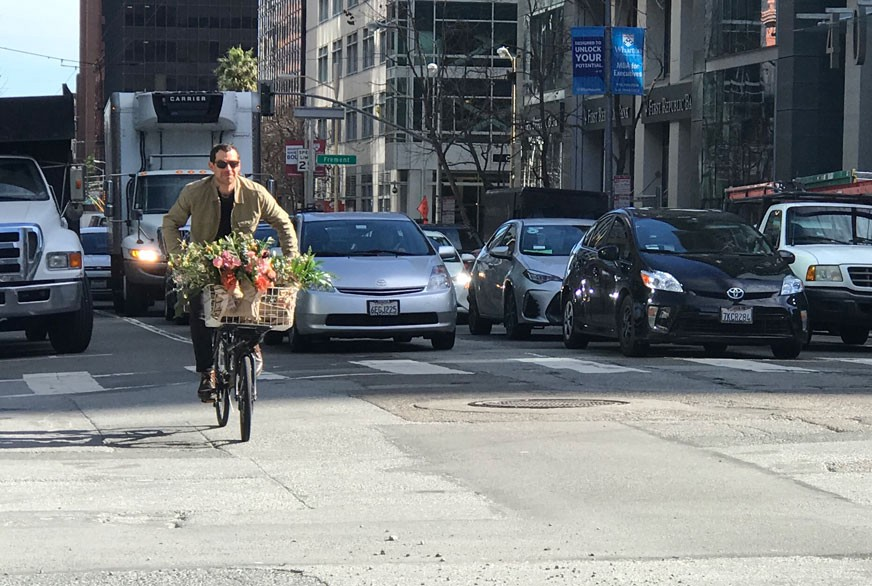
#> input picture nCnt Machine/sample.jpg, 872 x 586 px, given in place of the camera
$ python 'Camera Counting testing.py'
#> lines starting #> are read from the running program, lines starting #| are printed output that depends on the picture
import cv2
import numpy as np
from time import sleep

largura_min=100 # 최소 직사각형 너비
altura_min=100 # 직사각형의 최소 높이

offset=10 # 픽셀 간 허용 오차

pos_linha=150 # 카운트 라인 위치
linw = 10 # 카운트 라인 두께

delay= 144 # 비디오 fps

detec = []
carros= 0


def pega_centro(x, y, w, h):
    x1 = int(w / 2)
    y1 = int(h / 2)
    cx = x + x1
    cy = y + y1
    return cx,cy

cap = cv2.VideoCapture(0) # 웹캠 열기
subtracao = cv2.bgsegm.createBackgroundSubtractorMOG() # 배경 제거

# 원본 동영상 크기 정보
w = cap.get(cv2.CAP_PROP_FRAME_WIDTH) # 640
h = cap.get(cv2.CAP_PROP_FRAME_HEIGHT) # 480
print("원본 동영상 너비(가로) : {}, 높이(세로) : {}".format(w, h))

while True:
    ret , frame1 = cap.read() # 웹캠 읽어오기
#> frame1 is the input picture: shape (586, 872, 3); mean B, G, R 122.6, 119.6, 114.5
    tempo = float(1/delay) # 프레임 설정
    sleep(tempo)
    grey = cv2.cvtColor(frame1,cv2.COLOR_BGR2GRAY) # BGR을 그레이 스케일로 변경
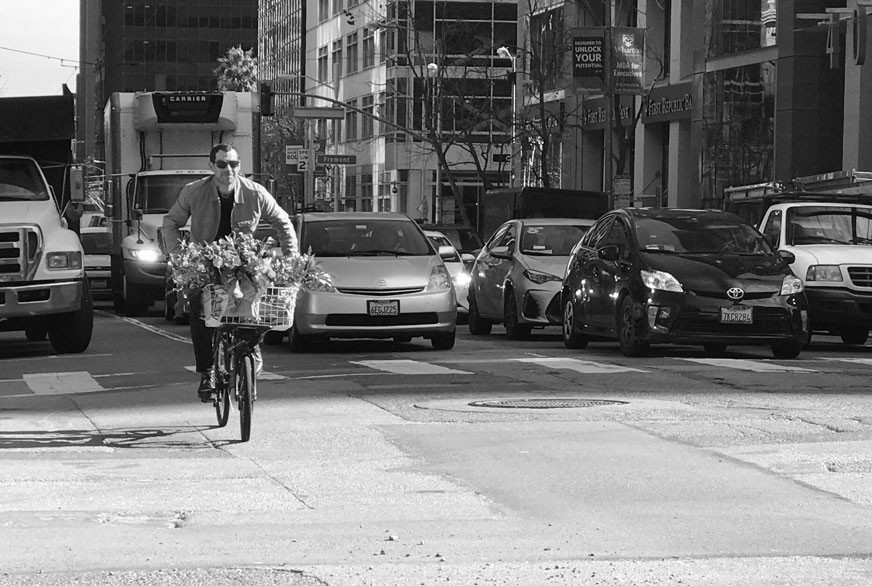
#> grey: shape (586, 872); min 0, max 255, mean 118.4
    blur = cv2.GaussianBlur(grey,(3,3),5) # Gaussian 흐림 효과를 설정
    img_sub = subtracao.apply(blur) # 배경 제거한 영상에 Gauusian 흐림 효과 적용
#> img_sub: shape (586, 872); every value is 0
    dilat = cv2.dilate(img_sub,np.ones((5,5))) # 이미지 팽창, 글씨, 사물 이미지 등을 굵게 표시해 뚜렷하게 만든다.
    kernel = cv2.getStructuringElement(cv2.MORPH_ELLIPSE, (5, 5)) # 구조 요소 생성 (커널의 형태, 커널의 크기, 중심점)
    dilatada = cv2.morphologyEx (dilat, cv2. MORPH_CLOSE , kernel) # 모폴리지 연산 함수, (원본 배열, 연산 방법, 구조 요소, 고정점, 반복 횟수, 테두리 외삽법, 테두리 색상)
    dilatada = cv2.morphologyEx (dilatada, cv2. MORPH_CLOSE , kernel)
    contorno, h = cv2.findContours(dilatada,cv2.RETR_TREE,cv2.CHAIN_APPROX_SIMPLE) # 외곽선 검출 함수, (입력 영상, 외곽선 검출 모드, 외곽선 근사화 방법, 검출된 외곽선 좌표, 외곽선 계층 정보, 좌표 값 이동 옵셋)
#> contorno = []; h = None

    cv2.line(frame1, (pos_linha, 0), (pos_linha, 480), (255,127,0), linw)  # 카운트 라인 그리기 (이미지 파일, 시작점 좌표 (x, y), 종료점 좌표 (x, y), 색상 (blue, green, red), 선 두께, 선 종류, fractional bit)
    for(i,c) in enumerate(contorno): # 카운트 라인에 닿았을 때
        (x,y,w,h) = cv2.boundingRect(c) # 주어진 점을 감싸는 최소 크기 사각형(바운딩 박스)를 반환한다.
        validar_contorno = (w >= largura_min) and (h >= altura_min) # 직사각형 최소 높이, 너비와 비교
        if not validar_contorno:
            continue

        cv2.rectangle(frame1,(x,y),(x+w,y+h),(0,255,0),2) # 사각형 그리기, (이미지 파일, 시작점 좌표 (x, y), 종료점 좌표 (x, y), 색상 (blue, green, red), 선 두께, 선 종류, fractional bit)
        centro = pega_centro(x, y, w, h)
        detec.append(centro)
        cv2.circle(frame1, centro, 4, (0, 0,255), -1) # 원 그리기a

        for (x,y) in detec:
            if x<(pos_linha+offset) and x>(pos_linha-offset): # 카운트 라인 안에 들어올 때
                carros+=1 # 카운트 값 증가
                cv2.line(frame1, (pos_linha, 0), (pos_linha, 480), (0,127,255), linw) # 선 색상 변경
                detec.remove((x,y)) # 초기화
                print("Person is detected : "+str(carros)) # 카운트 출력
#> this loop made 0 passes
#> after the loop, carros = 0; detec = []

    cv2.putText(frame1, "Person COUNT : "+str(carros), (0, 70), cv2.FONT_HERSHEY_SIMPLEX, 1, (0, 0, 255), 2) # 텍스트 출력, (이미지 파일, 출력 문자, 출력 문자 시작 위치 좌표 (좌측 하단), fontFace,  폰트 크기, 폰트 색상, 폰트 두께, 선 종류, org 사용 옵션 (True: 좌측 하단, False: 좌측 상단))
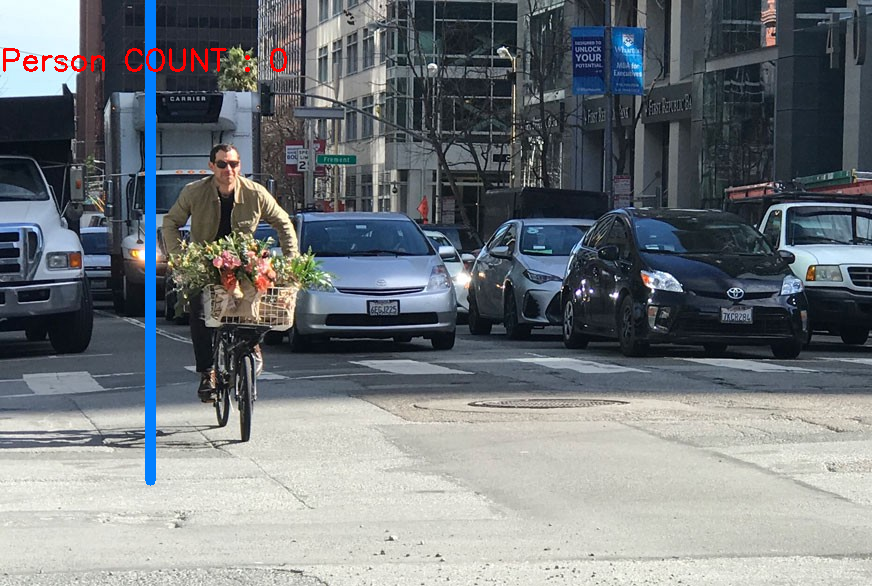
#> frame1: shape (586, 872, 3); mean B, G, R 123.8, 119.6, 114.1
    cv2.imshow("Video Original" , frame1) # 카메라 영상 출력
    cv2.imshow("Detectar",dilatada) # 회색 카메라 영상 출력

    if cv2.waitKey(33) == ord('a'): # a 누르면 카운트 초기화
#> (key Esc is pressed here)
      carros = 0
    if cv2.waitKey(1) == 27: # esc 누르면 프로그램 종료
#> (key Esc is pressed here)
        break

cv2.destroyAllWindows()
cap.release()

$ run again, on nCnt Machine/1.jpg
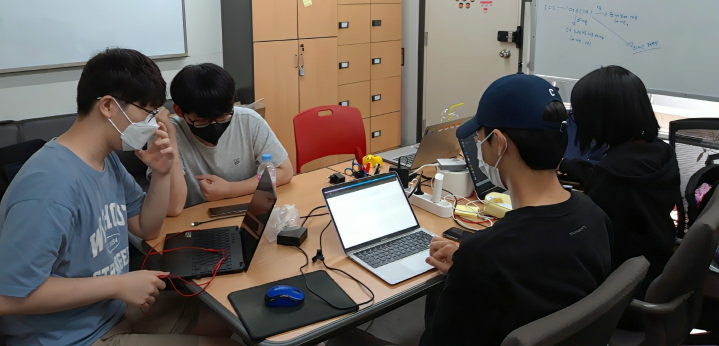
#> input picture nCnt Machine/1.jpg, 1437 x 692 px, given in place of the camera (shown at 1/2 size)
#> frame1 is the input picture: shape (692, 1437, 3); mean B, G, R 85.9, 90.9, 97.2
#> `grey = cv2.cvtColor(frame1,cv2.COLOR_BGR2GRAY)`:
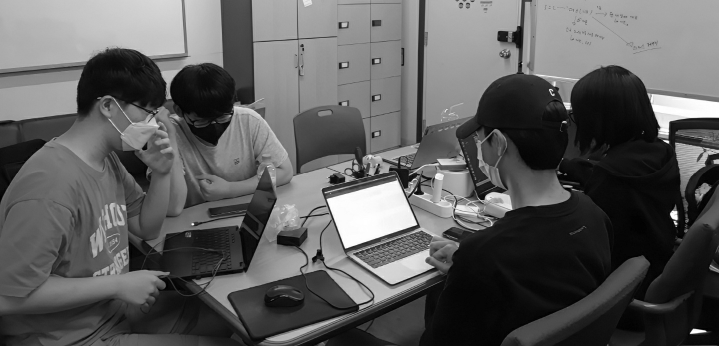
#> grey: shape (692, 1437) (shown at 1/2 size); min 0, max 255, mean 92.2
#> img_sub: shape (692, 1437); every value is 0
#> contorno = []; h = None
#> after the loop `for(i,c) in enumerate(contorno):`: carros = 0; detec = []
#> `cv2.putText(frame1, "Person COUNT : "+str(carros), (0, 70), cv2.FONT_H..`:
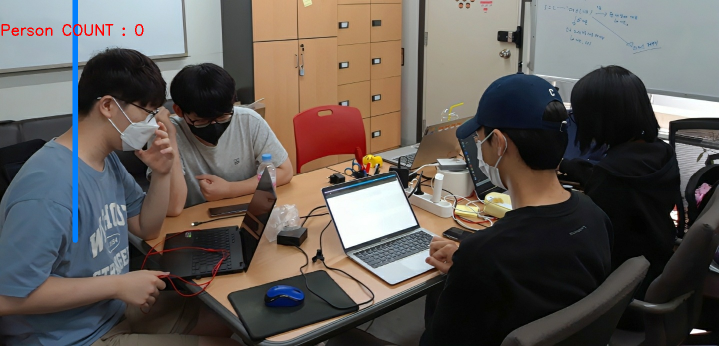
#> frame1: shape (692, 1437, 3) (shown at 1/2 size); mean B, G, R 86.1, 90.5, 96.6
